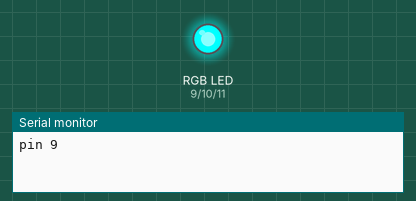
Bench run of a sketch on a simulated Arduino Uno, built with avr-gcc and run on an emulated ATmega328P. On the bench: an RGB LED mixed from three pins (HIGH = lit), the last lines printed to the serial monitor.

Above: at 1.0 s.
At 3.0 s:
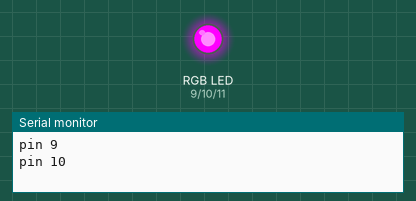
At 5.0 s:
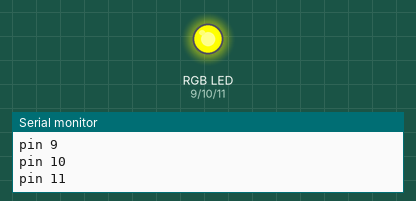
At 7.0 s:
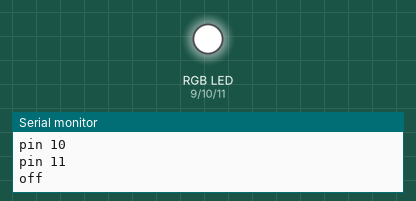
Timing chart, 0 to 10.4 s (numbered marks = the images above):
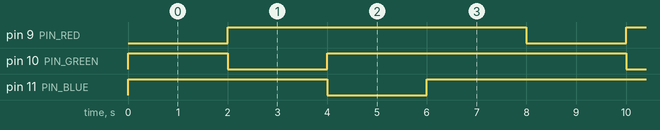

Measured:
- by itself, pin 9 (PIN_RED): alternates HIGH for 6.0 s and LOW for 2.0 s
- by itself, pin 10 (PIN_GREEN), pin 11 (PIN_BLUE): repeats every 8.0 s: LOW 2.0 s, HIGH 6.0 s
- by itself, everything shown: repeats every 8.0 s, in 4 steps

The sketch:

rgb-test.ino
```cpp
const byte PIN_RED = 9;
const byte PIN_GREEN = 10;
const byte PIN_BLUE = 11;

const bool COMMON_ANODE = true;

const unsigned long STEP_MS = 2000;

const byte STEP_COUNT = 4;
const byte STEP_PINS[STEP_COUNT] = {PIN_RED, PIN_GREEN, PIN_BLUE, 0};
const char* STEP_NAMES[STEP_COUNT] = {"pin 9", "pin 10", "pin 11", "off"};

void setChannel(byte pin, bool on) {
    digitalWrite(pin, on != COMMON_ANODE ? HIGH : LOW);
}

void setup() {
    Serial.begin(9600);
    pinMode(PIN_RED, OUTPUT);
    pinMode(PIN_GREEN, OUTPUT);
    pinMode(PIN_BLUE, OUTPUT);
}

void loop() {
    for (byte step = 0; step < STEP_COUNT; step++) {
        setChannel(PIN_RED, STEP_PINS[step] == PIN_RED);
        setChannel(PIN_GREEN, STEP_PINS[step] == PIN_GREEN);
        setChannel(PIN_BLUE, STEP_PINS[step] == PIN_BLUE);
        Serial.println(STEP_NAMES[step]);
        delay(STEP_MS);
    }
}
```
